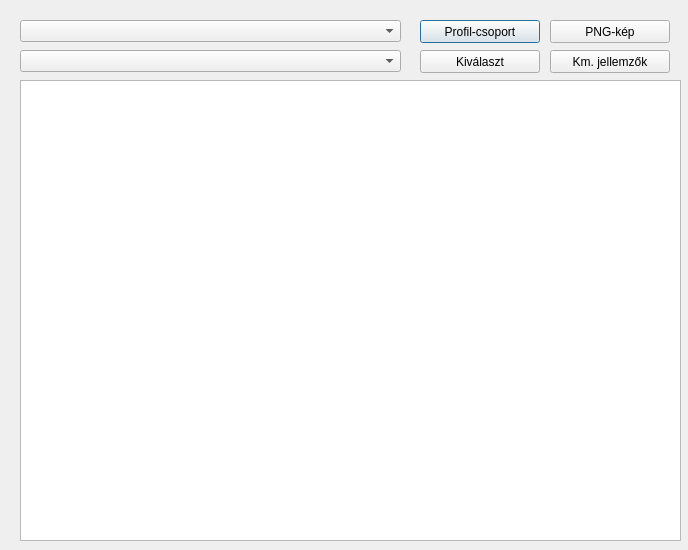
<?xml version="1.0" encoding="UTF-8"?>
<ui version="4.0">
 <class>Kmjell</class>
 <widget class="QDialog" name="Kmjell">
  <property name="geometry">
   <rect>
    <x>0</x>
    <y>0</y>
    <width>688</width>
    <height>550</height>
   </rect>
  </property>
  <property name="windowTitle">
   <string>Profilok keresztmetszeti jellemzői</string>
  </property>
  <widget class="QComboBox" name="profil_csoport">
   <property name="geometry">
    <rect>
     <x>20</x>
     <y>20</y>
     <width>381</width>
     <height>22</height>
    </rect>
   </property>
   <property name="font">
    <font>
     <family>MS Sans Serif</family>
    </font>
   </property>
  </widget>
  <widget class="QComboBox" name="szelvenyek_listaja">
   <property name="geometry">
    <rect>
     <x>20</x>
     <y>50</y>
     <width>381</width>
     <height>22</height>
    </rect>
   </property>
   <property name="font">
    <font>
     <family>MS Sans Serif</family>
    </font>
   </property>
  </widget>
  <widget class="QPushButton" name="profil_csoport_kivalaszto">
   <property name="geometry">
    <rect>
     <x>420</x>
     <y>20</y>
     <width>120</width>
     <height>23</height>
    </rect>
   </property>
   <property name="font">
    <font>
     <family>MS Sans Serif</family>
    </font>
   </property>
   <property name="text">
    <string>Profil-csoport</string>
   </property>
  </widget>
  <widget class="QPushButton" name="kivalaszto">
   <property name="geometry">
    <rect>
     <x>420</x>
     <y>50</y>
     <width>120</width>
     <height>23</height>
    </rect>
   </property>
   <property name="font">
    <font>
     <family>MS Sans Serif</family>
    </font>
   </property>
   <property name="text">
    <string>Kiválaszt</string>
   </property>
  </widget>
  <widget class="QPushButton" name="pngkep">
   <property name="geometry">
    <rect>
     <x>550</x>
     <y>20</y>
     <width>120</width>
     <height>23</height>
    </rect>
   </property>
   <property name="font">
    <font>
     <family>MS Sans Serif</family>
    </font>
   </property>
   <property name="text">
    <string>PNG-kép</string>
   </property>
  </widget>
  <widget class="QPushButton" name="kmjellemzok">
   <property name="geometry">
    <rect>
     <x>550</x>
     <y>50</y>
     <width>120</width>
     <height>23</height>
    </rect>
   </property>
   <property name="font">
    <font>
     <family>MS Sans Serif</family>
    </font>
   </property>
   <property name="text">
    <string>Km. jellemzők</string>
   </property>
  </widget>
  <widget class="QGraphicsView" name="pngrajz">
   <property name="geometry">
    <rect>
     <x>20</x>
     <y>80</y>
     <width>661</width>
     <height>461</height>
    </rect>
   </property>
  </widget>
 </widget>
 <resources/>
 <connections/>
</ui>
